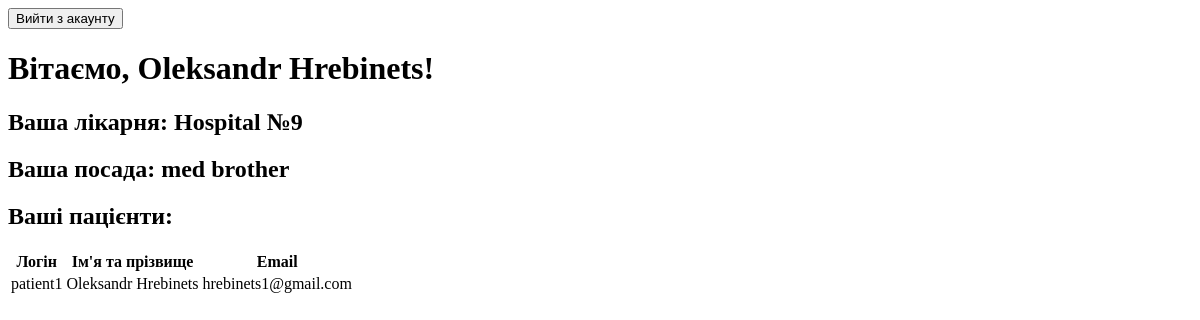
The page /main_medic_page/ (signed in) on the database as committed earlier.
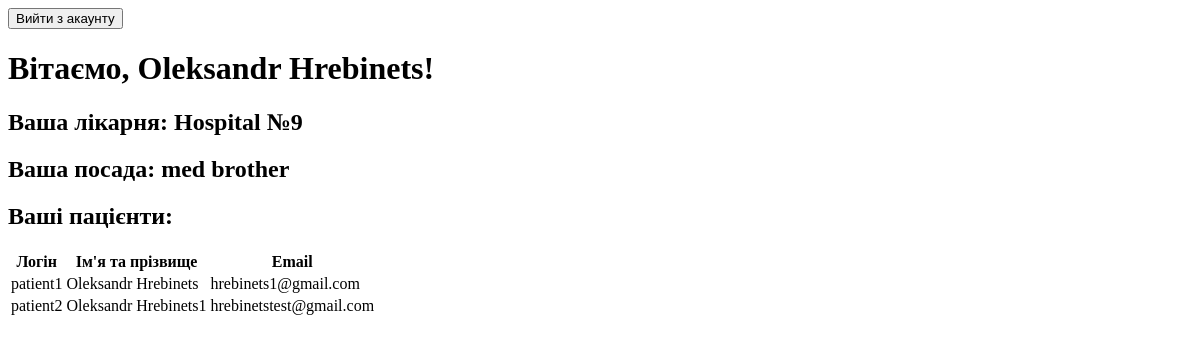
The same page on the database as committed later.
### diabetes/models.py (models this page shows)
class CustomUser(AbstractUser):
    hospital = models.CharField(max_length=50, null=True, blank=True)
    position = models.CharField(max_length=50, null=True, blank=True)
    diabetes = models.CharField(max_length=20, null=True, blank=True)
    medic = models.CharField(max_length=30, null=True, blank=True)

### diabetes/views.py (the view)
# urls.py: path('main_medic_page/', views.main_medic_page, name='main_medic_page'),
def main_medic_page(request):
    if not request.user.is_authenticated or not is_medic(request.user):
        return redirect('/auth_medic')
    patients = User.objects.filter(medic=request.user.username, groups__name="Patient")
    data = {
        "user": request.user,
        'patients': patients,
    }
    return render(request, "main_medic_page.html", context=data)

### diabetes/views.py (called while the page is built)
def is_medic(user):
    return user.groups.filter(name='Medic').exists()

### templates/main_medic_page.html (shortened to what this page needs)
<!DOCTYPE html>
<html lang="en">
<head>
</head>
<body>
    <a href="{% url 'logout' %}"><button>Вийти з акаунту</button></a>
    <h1>Вітаємо, {{ user.first_name }} {{ user.last_name }}!</h1>
    <h2>Ваша лікарня: {{ user.hospital }}</h2>
    <h2>Ваша посада: {{ user.position }}</h2>
    {% if patients %}
    <h2>Ваші пацієнти: </h2>
    <table>
        <thead>
            <tr>
                <th>Логін</th>
                <th>Ім'я та прізвище</th>
                <th>Email</th>
            </tr>
        </thead>
        <tbody>
        {% for patient in patients %}
            <tr>
                <td>{{ patient.username }}</td>
                <td>{{ patient.first_name }} {{ patient.last_name }}</td>
                <td>{{ patient.email }}</td>
            </tr>
        {% endfor %}
        </tbody>
    </table>
    {% else %}
    <p>На даний момент за Вами не закріплено пацієнтів.</p>
    {% endif %}
</body>
</html>

Rows that differ between the two databases and show on the page:
added CustomUser: username "patient2", first_name "Oleksandr", last_name "Hrebinets1", email "hrebinetstest@gmail.com"
